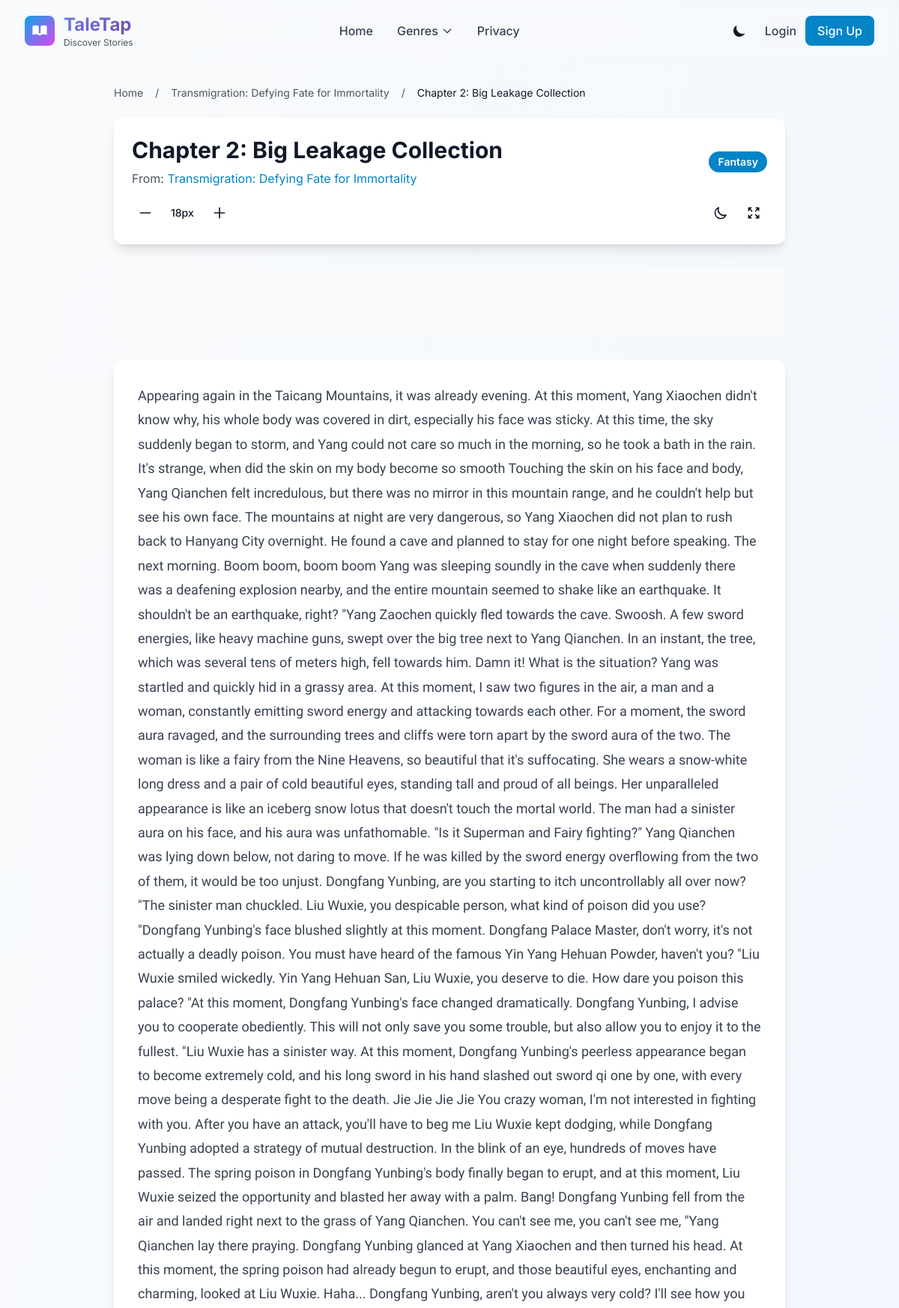
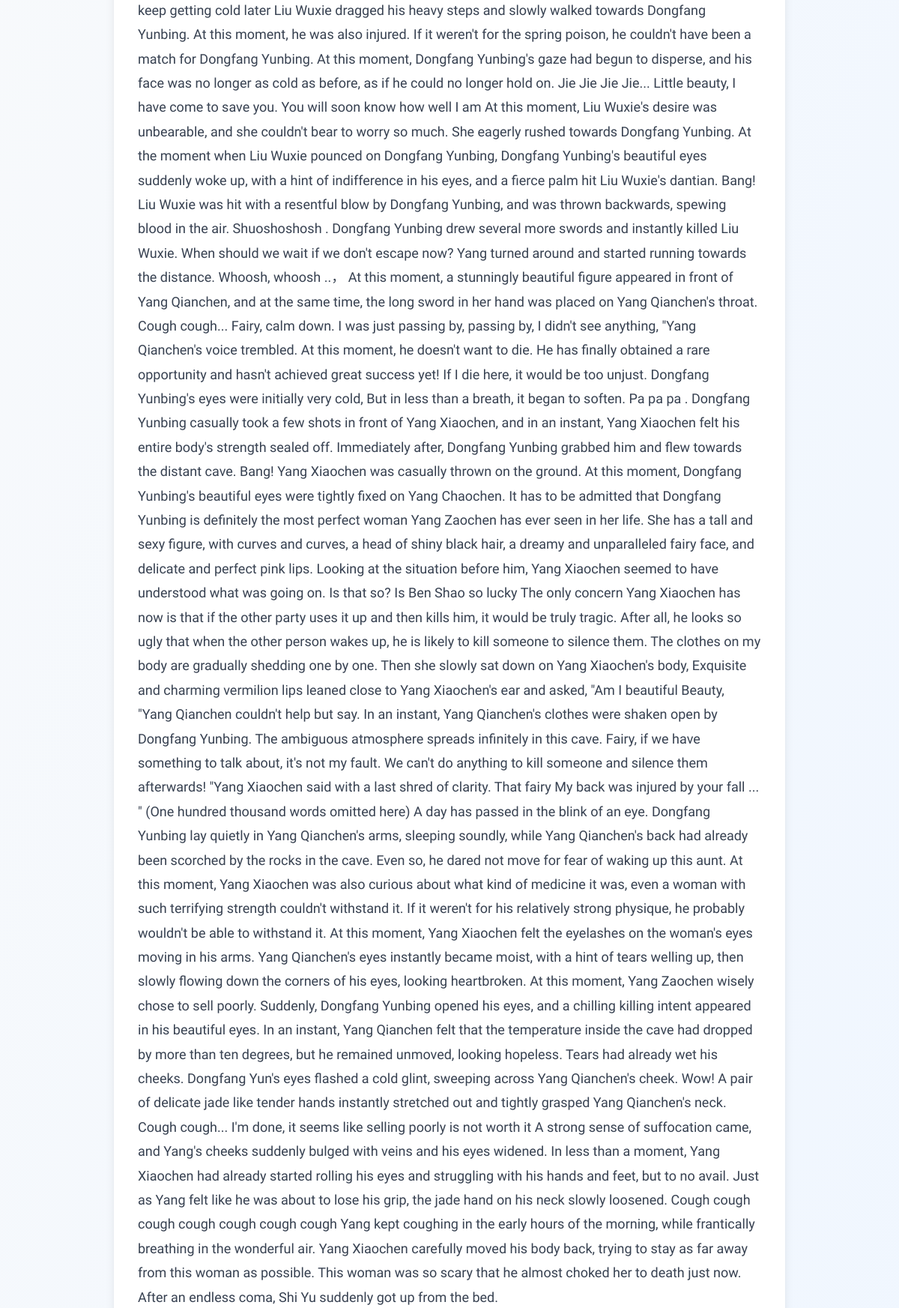
The app's page /novel/1/chapter/2 (upper part) with its own data (2 pictures, top to bottom).
### models.py (models this page shows)
class Novel(db.Model):
    id = db.Column(db.Integer, primary_key=True)
    title = db.Column(db.String(100), nullable=False)
    description = db.Column(db.Text, nullable=False)
    cover_image = db.Column(db.String(200))  # 封面图片路径
    chapters = db.relationship('Chapter', backref='novel', lazy=True)
    category = db.Column(db.String(50))

class Chapter(db.Model):
    id = db.Column(db.Integer, primary_key=True)
    novel_id = db.Column(db.Integer, db.ForeignKey('novel.id'), nullable=False)
    title = db.Column(db.String(100), nullable=False)
    content = db.Column(db.Text, nullable=False)
    comments = db.relationship('Comment', backref='chapter', lazy=True)

### app.py (the view)
@app.route('/novel/<int:novel_id>/chapter/<int:chapter_id>')
def chapter(novel_id, chapter_id):
    chapter = Chapter.query.get_or_404(chapter_id)
    if chapter.novel_id != novel_id:
        flash('Chapter does not belong to this novel')  # '章节不属于该小说'
        return redirect(url_for('novel', novel_id=novel_id))
    chapters = Chapter.query.filter_by(novel_id=novel_id).order_by(Chapter.id).all()
    chapter_ids = [c.id for c in chapters]
    current_index = chapter_ids.index(chapter_id)
    prev_chapter_id = chapter_ids[current_index - 1] if current_index > 0 else None
    next_chapter_id = chapter_ids[current_index + 1] if current_index < len(chapter_ids) - 1 else None
    form = CommentForm()
    return render_template('chapter.html', chapter=chapter, form=form,
                           prev_chapter_id=prev_chapter_id, next_chapter_id=next_chapter_id, novel_id=novel_id)

### templates/chapter.html (shortened to what this page needs)
{% extends 'base.html' %}
{% block content %}
<div class="max-w-4xl mx-auto">
    <nav class="text-sm text-gray-600 dark:text-gray-400 mb-6" aria-label="Breadcrumb">
        <ol class="flex items-center space-x-2">
            <li><a href="{{ url_for('index') }}" class="hover:text-primary-600 dark:hover:text-primary-400">Home</a></li>
            <li><span class="mx-2">/</span></li>
            <li><a href="{{ url_for('novel', novel_id=chapter.novel.id) }}" class="hover:text-primary-600 dark:hover:text-primary-400">{{ chapter.novel.title }}</a></li>
            <li><span class="mx-2">/</span></li>
            <li class="text-gray-900 dark:text-gray-100">{{ chapter.title }}</li>
        </ol>
    </nav>
    <div class="bg-white dark:bg-gray-800 rounded-xl shadow-lg p-6 mb-8">
        <div class="flex items-center justify-between mb-4">
            <div>
                <h1 class="text-3xl font-bold text-gray-900 dark:text-white mb-2">{{ chapter.title }}</h1>
                <p class="text-gray-600 dark:text-gray-300">From: <a href="{{ url_for('novel', novel_id=chapter.novel.id) }}" class="text-primary-600 dark:text-primary-400 hover:underline">{{ chapter.novel.title }}</a></p>
            </div>
            {% if chapter.novel.category %}
            <span class="px-3 py-1 text-sm font-semibold text-white bg-primary-600 rounded-full">
                {{ chapter.novel.category }}
            </span>
            {% endif %}
        </div>
        <div class="flex items-center justify-between flex-wrap gap-4">
            <div class="flex items-center space-x-4">
                <button id="font-size-decrease" class="p-2 rounded-lg hover:bg-gray-100 dark:hover:bg-gray-700 transition-colors" title="Decrease font size">
                    <svg class="w-5 h-5" fill="none" stroke="currentColor" viewBox="0 0 24 24">
                        <path stroke-linecap="round" stroke-linejoin="round" stroke-width="2" d="M20 12H4"/>
                    </svg>
                </button>
                <span id="font-size-display" class="text-sm font-medium">18px</span>
                <button id="font-size-increase" class="p-2 rounded-lg hover:bg-gray-100 dark:hover:bg-gray-700 transition-colors" title="Increase font size">
                    <svg class="w-5 h-5" fill="none" stroke="currentColor" viewBox="0 0 24 24">
                        <path stroke-linecap="round" stroke-linejoin="round" stroke-width="2" d="M12 4v16m8-8H4"/>
                    </svg>
                </button>
            </div>
            <div class="flex items-center space-x-2">
                <button id="toggle-dark-mode" class="p-2 rounded-lg hover:bg-gray-100 dark:hover:bg-gray-700 transition-colors" title="Toggle dark mode">
                    <svg class="w-5 h-5" fill="none" stroke="currentColor" viewBox="0 0 24 24">
                        <path stroke-linecap="round" stroke-linejoin="round" stroke-width="2" d="M20.354 15.354A9 9 0 018.646 3.646 9.003 9.003 0 0012 21a9.003 9.003 0 008.354-5.646z"/>
                    </svg>
                </button>
                <button id="toggle-fullscreen" class="p-2 rounded-lg hover:bg-gray-100 dark:hover:bg-gray-700 transition-colors" title="Toggle fullscreen">
                    <svg class="w-5 h-5" fill="none" stroke="currentColor" viewBox="0 0 24 24">
                        <path stroke-linecap="round" stroke-linejoin="round" stroke-width="2" d="M4 8V4m0 0h4M4 4l5 5m11-1V4m0 0h-4m4 0l-5 5M4 16v4m0 0h4m-4 0l5-5m11 5l-5-5m5 5v-4m0 4h-4"/>
                    </svg>
                </button>
            </div>
        </div>
    </div>
    <div class="ad-container mb-8">
    </div>
    <div class="bg-white dark:bg-gray-800 rounded-xl shadow-lg p-8 mb-8">
        <div id="chapter-content" class="chapter-content prose prose-lg max-w-none dark:prose-invert">
            {{ chapter.content | safe }}
        </div>
    </div>
</div>
{% endblock %}

### templates/base.html (style rules this page uses)
.ad-container { margin: 2rem 0; text-align: center; min-height: 90px; background: #f8fafc; border-radius: 8px; display: flex; align-items: center; justify-content: center; }
.chapter-content { font-family: 'Georgia', serif; line-height: 1.8; font-size: 1.125rem; color: #374151; }

### records on screen
Novel: novel "Transmigration: Defying Fate for Immortality", novel.category "Fantasy"
Chapter: title "Chapter 2: Big Leakage Collection", content "Appearing again in the Taicang Mountains, it was already evening. At this moment, Yang Xiaochen didn't know why, his whole body was covered in dirt, especially his face was sticky. At this time, the sky suddenly began to storm, and Yang could not care so much in the morning, so he took a bath in the rain. It's strange, when did the skin on my body become so smooth Touching the skin on his face and body, Yang Qianchen felt incredulous, but there was no mirror in this mountain range, and he couldn't help but see his own face. The mountains at night are very dangerous, so Yang Xiaochen did not plan to rush back to Hanyang City overnight. He found a cave and planned to stay for one night before…"
